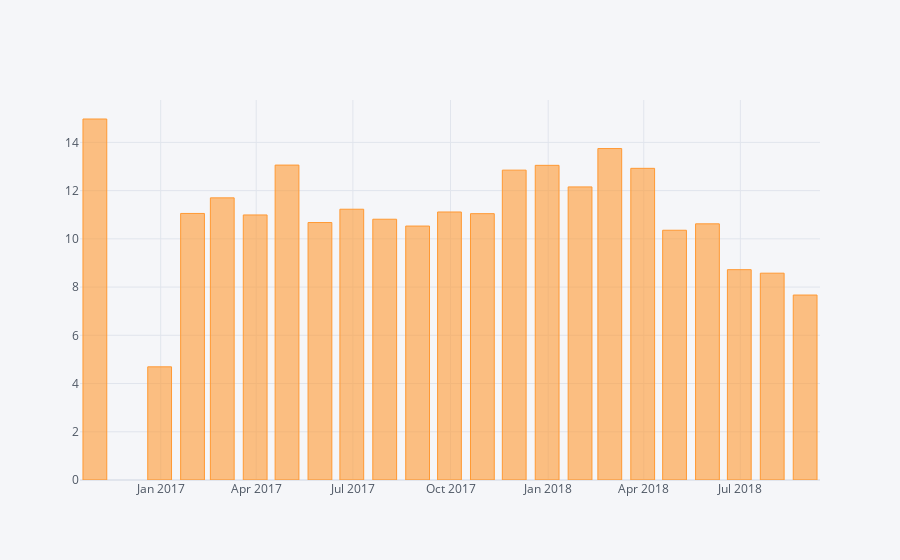

Notebook source saved alongside this figure:
### Code cell
orders_date.iplot(kind="bar")

### Figure 1 — Plotly figure (JSON) as saved in the notebook; plotly's stock layout.template omitted (floating-point values rounded to 4 significant figures)
{"data": [{"marker": {"color": "rgba(255, 153, 51, 0.6)", "line": {"color": "rgba(255, 153, 51, 1.0)", "width": 1}}, "name": "delivery_time", "orientation": "v", "text": "", "type": "bar", "x": ["2016-10-31", "2016-11-30", "2016-12-31", "2017-01-31", "2017-02-28", "2017-03-31", "2017-04-30", "2017-05-31", "2017-06-30", "2017-07-31", "2017-08-31", "2017-09-30", "2017-10-31", "2017-11-30", "2017-12-31", "2018-01-31", "2018-02-28", "2018-03-31", "2018-04-30", "2018-05-31", "2018-06-30", "2018-07-31", "2018-08-31"], "y": [14.97, "", 4.693, 11.05, 11.7, 10.99, 13.06, 10.68, 11.23, 10.81, 10.53, 11.11, 11.04, 12.85, 13.05, 12.15, 13.74, 12.92, 10.36, 10.62, 8.722, 8.576, 7.67]}], "layout": {"legend": {"bgcolor": "#F5F6F9", "font": {"color": "#4D5663"}}, "paper_bgcolor": "#F5F6F9", "plot_bgcolor": "#F5F6F9", "title": {"font": {"color": "#4D5663"}}, "xaxis": {"gridcolor": "#E1E5ED", "showgrid": true, "tickfont": {"color": "#4D5663"}, "title": {"font": {"color": "#4D5663"}, "text": ""}, "zerolinecolor": "#E1E5ED"}, "yaxis": {"gridcolor": "#E1E5ED", "showgrid": true, "tickfont": {"color": "#4D5663"}, "title": {"font": {"color": "#4D5663"}, "text": ""}, "zerolinecolor": "#E1E5ED"}}}
